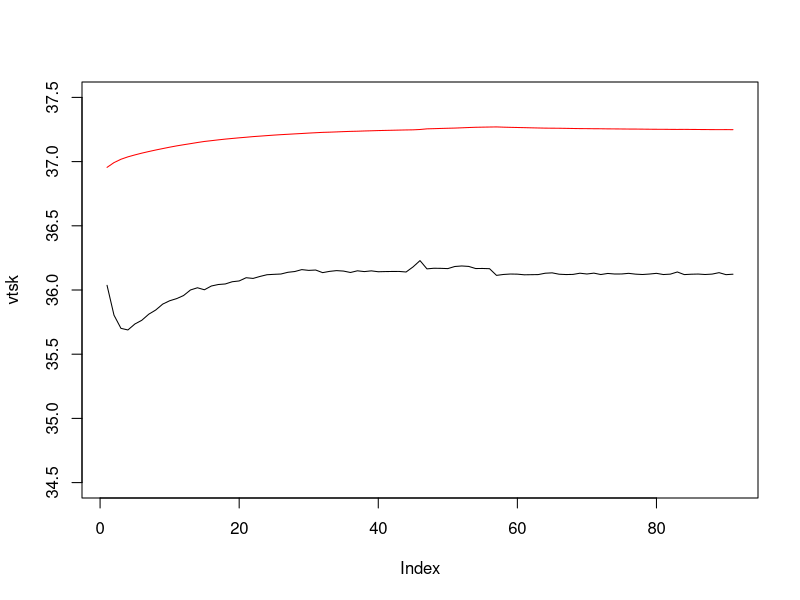

The R script that drew this image:
svp <- function (x){    #function to convert saturation vapour pressure units
    svp = 6.11*10^((7.5*x)/(237.7+x))    #saturation vapour pressure (hpa)
    svp_m = 0.750061683 * svp             #svp in  mmhg
    return (svp_m)
}

sub <- function(tav,trv,vv){

    # Initial temperatures
    tcl = 34        # T of clothes
    tr = 58         # Tmrt
    rh = 0.6
    tcr = 36.9
    tsk = 36
    ta = 28
    ttsk = 33.7     # setpoint tsk
    ttcr = 36.8     # setpoint tcr
    ttbm = 36
    pa = 2.25       # mmHg vapour pressure
    tclold = tcl       #initialization
    v = 0.2           #m/s

    # Clothing related
    chclo = 0.57    # pants + t-shirt
    facl = 1.0      # surface enlargement?

    # Vascular
    skbf = 6.3
    skbfl = 90 # L/m2/hr

    # Sweat
    regswl = 500
    csw = 170 # g/m2/hr
    cdil = 200 #litres/(m2/h/K)
    cstr = 0.1
    sweat = 0

    # Metabolism and activity
    mets = 2.9
    bmr = 58.2
    rm = bmr * mets
    act = rm
    me = 0.2
    wk = 0.2 * rm

    # Body metrics
    ht = 1.81
    wt = 70
    adu = 1.8
    alpha = 0.044 + 0.35/ (skbf-0.1386)

    esk = 1
    bz = 0.1

    # Time
    time = 0.0      # init
    exp_time = 30.0 # mins
    interval = 20   # seconds
    steps = exp_time*60/interval

    # Variable vectors
    vtsk = c()
    vtcr = c()

    while (time < 1.0){
        dtim = 1.0 / steps
        time = time + dtim
        index = time*steps
        print(index)
        
        #dynamic weather
        ta = tav[index]
        tr = trv[index]
        v = vv[index]
        #####
        # Radiative and convective
        ####
        chc=8.6*v**0.5
        chr = 4*0.72*5.67*10^-8*((tcl+tr)/2+273.15)^3
        tcl = (chclo*tsk+facl*(chc*ta+chr*tr))/(chclo+facl*(chc+chr))
        while (abs(tcl-tclold) > 0.01){
            chr = 4*0.72*5.67*10^-8*((tcl+tr)/2+273.15)^3
            tcl = (chclo*tsk+facl*(chc*ta+chr*tr))/(chclo+facl*(chc+chr))
            print (tcl)
            tclold=tcl
        }
        # heat flow from clothing to environment
        dry = facl*(chc*(tcl-ta)+chr*(tcl-tr))   # R + C negative = gain
        cat("R+C:",dry,"\n")
        # dry and latent respiratory heat losses
        eres = 0.017251 * rm * (5.8662-pa)      # evaporative loss from respiration
        #eres2=0.0023*rm*(44-rh*svp(ta))  #1971 formulation
        cat("eres",eres,"\n")
        cres=0.0014 * rm * (34.0-ta) # *ata*ff  # convective loss from respiration
        cat("cres",cres,"\n")
        # heat flows to skin and core
        hfsk=(tcr-tsk)*(5.28+1.163*skbf)-dry-esk

        cat ("esk:",esk,'\n')
        cat ("tcr-tsk",tcr-tsk,'\n')
        cat ("skbf:",skbf,'\n')
        cat("hfsk:",hfsk,'\n')
        hfcr=rm-(tcr-tsk)*(5.28+1.163*skbf)-cres-eres-wk
        cat("hfcr:",hfcr,'\n')

        # thermal capacities
        tccr = 58.2*(1-alpha)*wt
        tcsk = 58.2*alpha*wt

        # temperature change in 1 min
        dtsk = (hfsk*adu)/tcsk
        cat ("dtsk:",dtsk,'\n')
        dtcr = (hfcr*adu)/tccr
        tsk = tsk+dtsk
        tcr = tcr+dtcr

        if (tsk>ttsk) {
          warms = tsk - ttsk
          colds = 0
        }
        else {
          colds = ttsk - tsk
          warms = 0
        }

        if (tcr > ttcr) {
          warmc = tcr - ttcr
          coldc = 0
        }
        else{
          coldc = ttcr - tcr
          warmc = 0
        }

        ttbm = bz * ttsk+(1-bz)*ttcr
        tbm = alpha * tsk + (1-alpha)*tcr
        if (tbm > ttbm){
          warmb = tbm - ttbm
          coldb = 0
        }
        else{
          coldb = ttbm - tbm
          warmb = 0
        }

        # temperature regulation

        dilat = cdil*warmc
        stric = cstr*colds
        skbf = (6.3+dilat)/(1+stric)
        # limits
        if (skbf < 0.5) {skbf = 0.5}
        if (skbf > skbfl) {skbf = skbfl}

        # skin-core proportion changes with blood flow
        alpha = 0.0417737+ 0.7451832/(skbf+0.58517)

        cat('warms',warms,'\n')
        #sweating regulation
        regsw = csw*warmb*exp(warms/10.7)
        if (regsw > regswl) {
          regsw = regswl
        }
        ersw = 0.68 * regsw

        #shivering
        rm = act + 19.4 * colds*coldc
        cat('rm:',rm,'\n')

        #evaporation
        lr=15.1512*(tsk+273.15)/273.15
        im = 1
        icl = 1
        rt = (1/im) * (1/(lr*facl*chc)+1/(lr*chclo*icl))

        emax = (1/rt)*(svp(tsk)-pa)

        cat('ersw:',ersw,'emax:',emax,'\n')
        prsw = ersw / emax
        sweat = sweat + (ersw*adu/0.7)*(interval/3600) #g/timestep

        pdif = (1-prsw)*0.06
        edif = pdif*emax
        esk = ersw + edif
        pwet = esk/emax

        #dripping sweat
        eveff = 1

        if (pwet >= eveff & emax >= 0){
            pwet = eveff
            prsw = (eveff-0.06)/.94
            ersw = prsw / emax
            pdif = (1-prsw)*0.06
            edif = pdif*emax
            esk = ersw + edif
        }

        if (emax < 0) {
            pdif = 0
            edif = 0
            esk = emax
            pwet = eveff
            prsw = eveff
            ersw= 0
        }
        edrip = (regsw*0.68-prsw*emax)/0.68
        if (edrip < 0) {edrip = 0}

        #vapour pressure at skin
        vpsk = pwet * svp(tsk)+(1-pwet)*pa
        # rh at skin
        rhsk = vpsk/svp(tsk)
        cat("tsk:",tsk,"\n")
        vtsk <- c(vtsk,tsk)
        vtcr <- c(vtcr,tcr)
        }
        plot(vtsk,type="l",ylim=c(34.5,37.5))
        lines(vtcr,col="red")
        cat('sweat',sweat,'\n')
    }

  sub2 <- function(){

    ctc = chc + chr
    to = ta + erf / ctc
    cloe = clo - (facl - 1)/(0.155 * facl * ctc)
    fcle = 1/(1 + 0.155 * ctc * cloe)
    fpcl = 1/(1 + (0.155/icl) * chc * chloe )

    hsk = ctc * fcle * (tsk - to) + pwet * lr * chc * fpcl * (svp(tsk) - pa)

    et = tsk - hsk / (ctc * fcle)

    # approximate ET*
    while (err >= 0) {
      et = et + 0.1
      err = hsk - ctc * fcle * (tsk - et) - pwet * lr * chc * fpcl * (svp(tsk) - svp(et)/2)
    }

    # SET*
    chrs = chr
    chcs = 5.66 * (act/58.2-0.85)^0.39
    if (chcs < 3) {
      chcs = 3
    }

    rn = rm -wk
    clos = 1.3264/(rn/58.15+0.7383)-0.0953
    kclos = 0.25
    facls = 1+kclos + clos
    ctcs = chrs + chcs
    cloes = clos - (facls -1)/(0.155*facls*ctcs)
    fcles = 1/(1+0.155*ctcs*cloes)
    fpcls = 1/(1+(0.155/0.45)*chcs*cloes)

  }

  tav = c(rep(30,45),rep(28,45))  
  trv = c(runif(45,30,40),rep(58,10),rep(28,35))  
  vv  = runif(90,0,2)

  sub(tav,trv,vv)
  #sub2()
